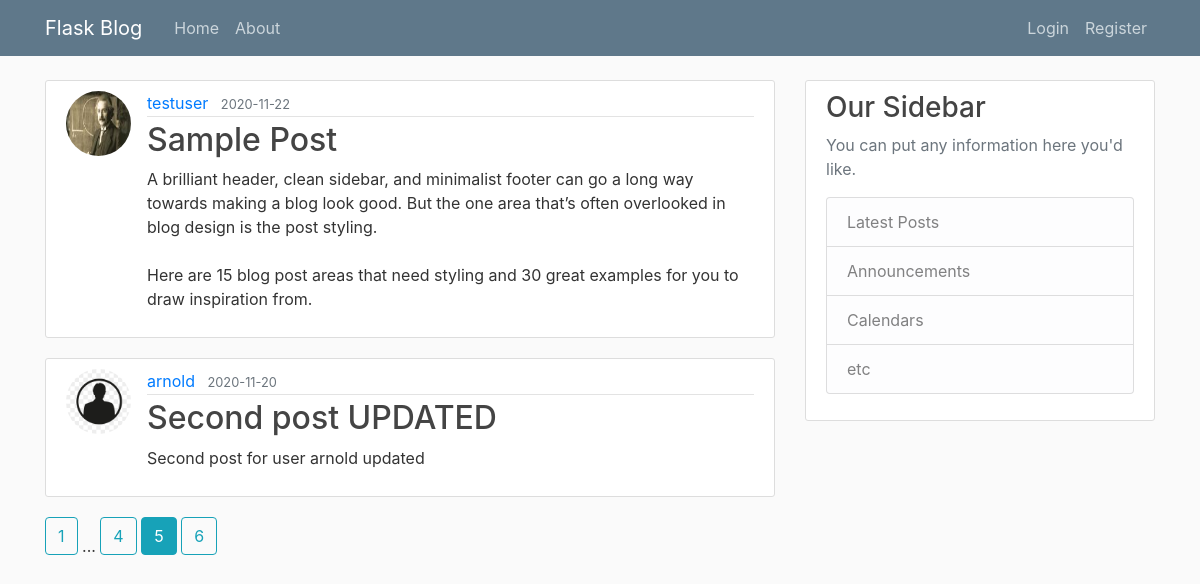
/home?page=5, run on the app's committed database.
### flaskblog/models.py (models this page shows, shortened)
class Post(db.Model):
    id = db.Column(db.Integer, primary_key=True)
    title = db.Column(db.String(100), nullable=False)
    date_posted = db.Column(db.DateTime, nullable=False, default=datetime.utcnow)
    content = db.Column(db.Text, nullable=False)
    user_id = db.Column(db.Integer, db.ForeignKey('user.id'), nullable=False)

class User(db.Model, UserMixin):
    id = db.Column(db.Integer, primary_key=True)
    username = db.Column(db.String(20), unique=True, nullable=False)
    email = db.Column(db.String(120), unique=True, nullable=False)
    image_file = db.Column(db.String(20), nullable=False, default='default.jpg')
    password = db.Column(db.String(60), nullable=False)
    posts = db.relationship('Post', backref='author', lazy=True)

### flaskblog/routes.py (the view)
@app.route("/")
@app.route("/home")
def home():
    page = request.args.get('page', 1, type=int)
    posts = Post.query.order_by(Post.date_posted.desc()).paginate(page=page, per_page=2)
    return render_template('home.html', posts=posts)

### flaskblog/templates/home.html
{% extends "layout.html" %}
{% block content %}
	{% for post in posts.items %}
		<article class="media content-section">
		  <img class="rounded-circle article-img" src="{{ url_for('static', filename='profile_pic/' + post.author.image_file) }}">
		  <div class="media-body">
		    <div class="article-metadata">
		      <a class="mr-2" href="{{ url_for('user_posts', username=post.author.username) }}">{{ post.author.username }}</a>
		      <small class="text-muted">{{ post.date_posted.strftime('%Y-%m-%d') }}</small>
		    </div>
		    <h2><a class="article-title" href="{{ url_for('post', post_id=post.id)}}">{{ post.title }}</a></h2>
		    <p class="article-content">{{ post.content }}</p>
		  </div>
		</article>
	{% endfor %}
	{% for page_num in posts.iter_pages(left_edge=1, right_edge=1, left_current=1, right_current=2) %}
		{% if page_num %}
			{% if posts.page == page_num %}
				<a class="btn btn-info mb-4" href="{{ url_for('home', page=page_num) }}">{{ page_num }}</a>
			{% else %}
				<a class="btn btn-outline-info mb-4" href="{{ url_for('home', page=page_num) }}">{{ page_num }}</a>
			{% endif %}
		{% else %}
			...
		{% endif %}
	{% endfor %}
{% endblock content %}

### flaskblog/static/main.css (style rules this page uses)
body { background: #fafafa; color: #333333; margin-top: 5rem; }
h1, h2, h3, h4, h5, h6 { color: #444444; }
.content-section { background: #ffffff; padding: 10px 20px; border: 1px solid #dddddd; border-radius: 3px; margin-bottom: 20px; }
.article-title { color: #444444; }
.article-content { white-space: pre-line; }
.article-img { height: 65px; width: 65px; margin-right: 16px; }
.article-metadata { padding-bottom: 1px; margin-bottom: 4px; border-bottom: 1px solid #e3e3e3 }

### data on the page
Post: image_file (picture), author.username "testuser", date_posted "2020-11-22", title "Sample Post", content "A brilliant header, clean sidebar, and minimalist footer can go a long way towards making a blog look good. But the one area that’s often overlooked in blog design is the post styling. Here are 15 blog post areas that need styling and 30 great examples for you to draw inspiration from."
Post: image_file (placeholder picture), author.username "arnold", date_posted "2020-11-20", title "Second post UPDATED", content "Second post for user arnold updated"

### other printed values
{{ page_num }} "1" "4" "6"
{{ page_num }} "5"
